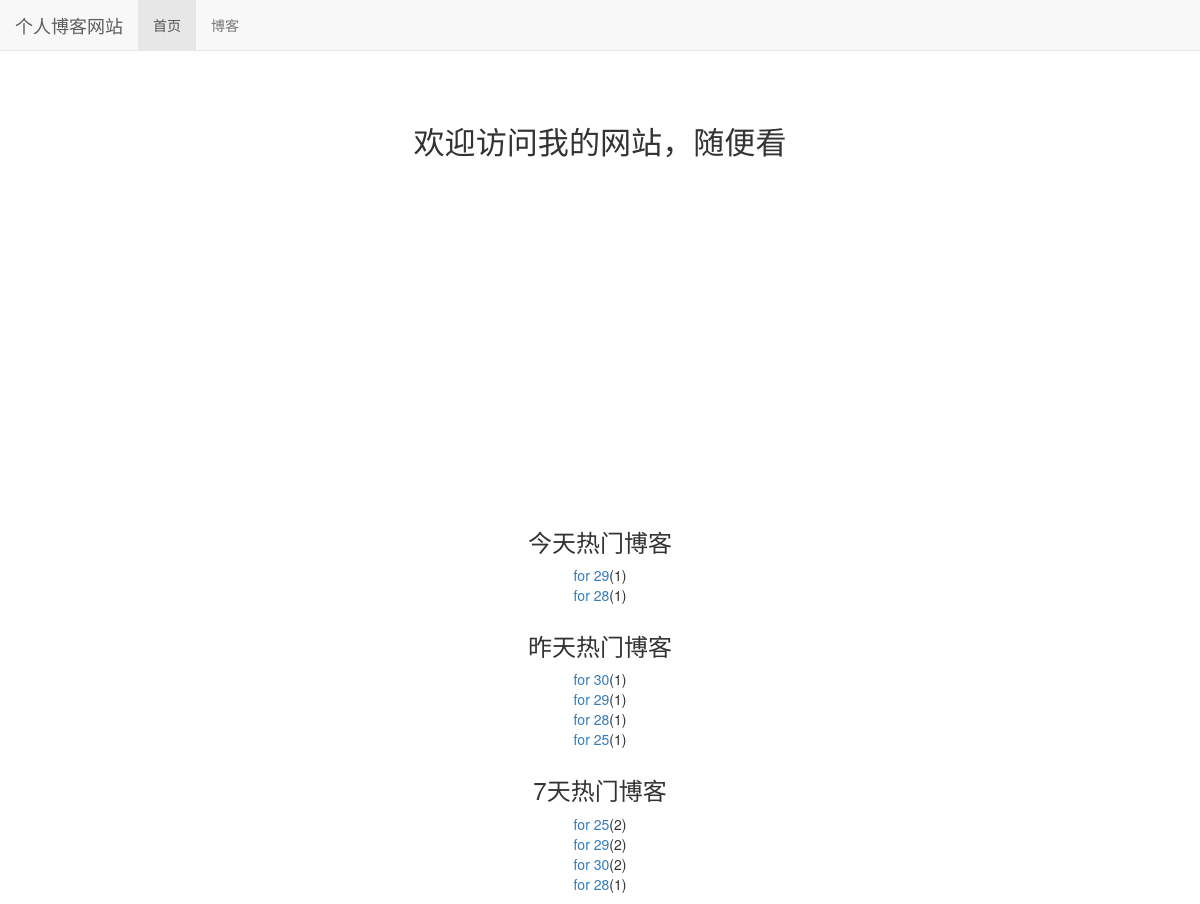
The page / on the database its author committed.
### read_statistics/models.py (models this page shows)
class ReadDetail(models.Model):
    date = models.DateField(default=timezone.now)
    read_num = models.IntegerField(default=0)
    content_type = models.ForeignKey(ContentType, on_delete=models.DO_NOTHING)
    object_id = models.PositiveIntegerField()
    content_object = GenericForeignKey('content_type', 'object_id')

### blog/models.py (models this page shows, shortened)
class Blog(models.Model,ReadNumExpandMethod):
    title = models.CharField(max_length=50)
    blog_type = models.ForeignKey(BlogType,on_delete=models.DO_NOTHING)
    content = RichTextUploadingField()
    author = models.ForeignKey(User,on_delete=models.DO_NOTHING)
    read_details = GenericRelation(ReadDetail)
    created_time = models.DateTimeField(auto_now_add=True)
    last_updated_time = models.DateTimeField(auto_now=True)
    class Meta:
        ordering = ['-created_time']

### mysite/views.py (the view)
# urls.py: 2. Add a URL to urlpatterns:  path('', views.home, name='home')
def home(request):
    blog_content_type = ContentType.objects.get_for_model(Blog)
    dates,read_nums = get_seven_days_read_data(blog_content_type)
    hot_blogs_for_7_days = cache.get('hot_blogs_for_7_days')
    if hot_blogs_for_7_days is None:
        hot_blogs_for_7_days = get_7_days_hot_blogs()
        cache.set('hot_blogs_for_7_days',hot_blogs_for_7_days,3600)
    context={}
    context['dates'] = dates
    context['read_nums'] = read_nums
    context['today_hot_data'] = get_today_hot_data(blog_content_type)
    context['yesterday_hot_data'] = get_yesterday_hot_data(blog_content_type)
    context['hot_blogs_for_7_days'] = get_7_days_hot_blogs()
    return render(request,'home.html',context)

### mysite/views.py (called while the page is built)
def get_7_days_hot_blogs():
    today = timezone.now().date()
    date = today - datetime.timedelta(days=7)
    blogs = Blog.objects.filter(read_details__date__lt=today,read_details__date__gte=date).values('id','title').annotate(read_num_sum=Sum('read_details__read_num')).order_by('-read_num_sum')
    return blogs[:7]

### read_statistics/utils.py (called while the page is built)
def get_seven_days_read_data(content_type):
    today = timezone.now().date()
    dates = []
    read_nums = []
    for i in range(7,0,-1):
        date = today - datetime.timedelta(days=i)
        dates.append(date.strftime('%m/%d'))
        read_details = ReadDetail.objects.filter(content_type=content_type,date=date)
        result = read_details.aggregate(read_num_sum=Sum('read_num'))
        read_nums.append(result['read_num_sum'] or 0)
    return dates,read_nums

def get_today_hot_data(content_type):
    today = timezone.now().date()
    read_details = ReadDetail.objects.filter(content_type=content_type,date=today).order_by('-read_num')
    return read_details[:7]  #limit

def get_yesterday_hot_data(content_type):
    today = timezone.now().date()
    yesterday = today - datetime.timedelta(days=1)
    read_details = ReadDetail.objects.filter(content_type=content_type,date=yesterday).order_by('-read_num')
    return read_details[:7]

### templates/home.html (shortened to what this page needs)
{% extends 'base.html' %}
{% load staticfiles %}
{% block header_extends %}
    <link rel="stylesheet" type="text/css" href="{% static 'home.css' %}"></link>
{% endblock %}
{% block nav_home_active %}active{% endblock %}
{% block content %}
    <h3 class="home-content">欢迎访问我的网站，随便看</h3>
    <div id="container"></div>
    <div class="hot-data">
        <h3>今天热门博客</h3>
        <ul>
            {% for hot_data in today_hot_data %}
                <li><a href="{% url 'blog_detail' hot_data.content_object.pk %}">{{ hot_data.content_object.title }}</a>({{ hot_data.read_num }})</li>
            {% empty %}
                <li>今天暂时没有热门博客</li>
            {% endfor %}
        </ul>
    </div>
    <div class="hot-data">
        <h3>昨天热门博客</h3>
        <ul>
            {% for hot_data in yesterday_hot_data %}
                <li><a href="{% url 'blog_detail' hot_data.content_object.pk %}">{{ hot_data.content_object.title }}</a>({{ hot_data.read_num }})</li>
            {% empty %}
                <li>昨天暂时没有热门博客</li>
            {% endfor %}
        </ul>
    </div>
    <div class="hot-data">
        <h3>7天热门博客</h3>
        <ul>
            {% for hot_blog in hot_blogs_for_7_days %}
                <li><a href="{% url 'blog_detail' hot_blog.id %}">{{ hot_blog.title }}</a>({{ hot_blog.read_num_sum }})</li>
            {% empty %}
                <li>7天暂时没有热门博客</li>
            {% endfor %}
        </ul>
    </div>
{% endblock %}

### static/base.css (style rules this page uses)
* { margin: 0; padding: 0; }
body { margin-top: 70px!important; }
ul { list-style-type: none; }

### static/home.css (style rules this page uses)
h3.home-content { font-size: 222%; text-align: center; margin-top: 4em; margin-bottom: 2em; }
div#container { margin: 0 auto; height: 20em; min-width: 20em; max-width: 30em; }
div.hot-data { text-align: center; margin-top: 2em; }

### rows shown on the page
ReadDetail: content_object "for 29", read_num "1"
ReadDetail: content_object "for 28", read_num "1"
ReadDetail: content_object "for 30", read_num "1"
ReadDetail: content_object "for 29", read_num "1"
ReadDetail: content_object "for 28", read_num "1"
ReadDetail: content_object "for 25", read_num "1"
Blog: title "for 25", read_num_sum "2"
Blog: title "for 29", read_num_sum "2"
Blog: title "for 30", read_num_sum "2"
Blog: title "for 28", read_num_sum "1"
